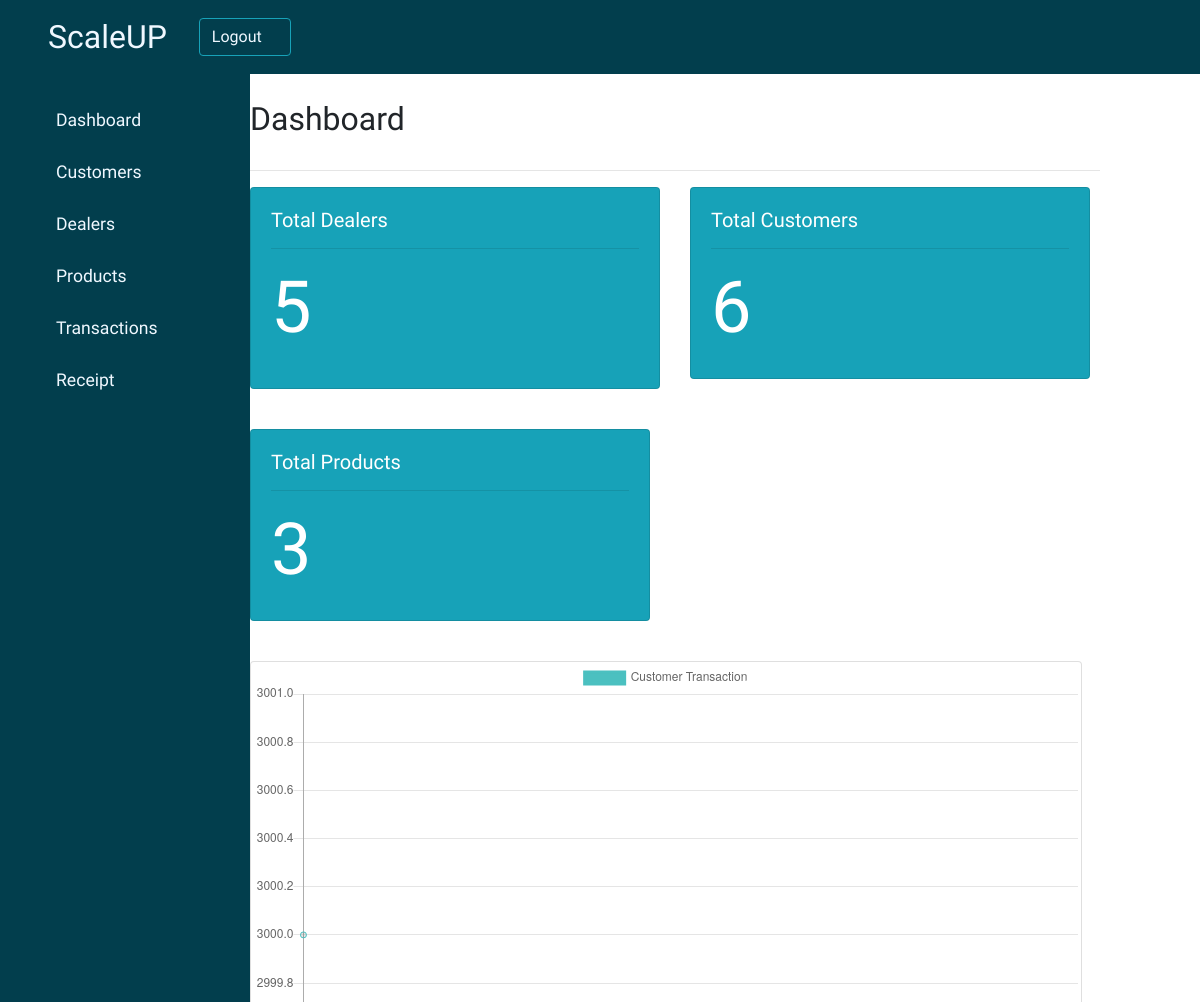
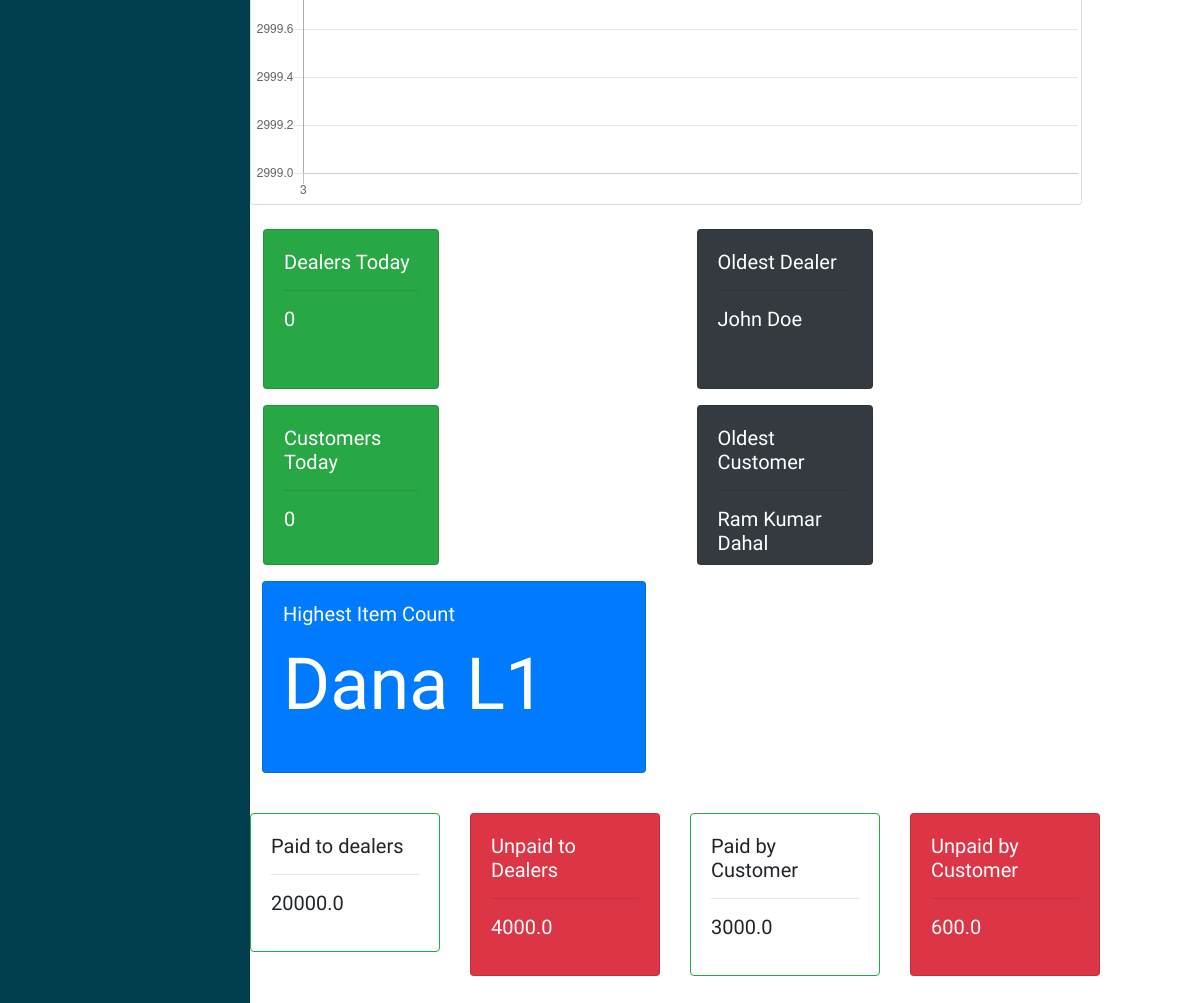
The app's page /dashboard/, older data (2 pictures, top to bottom).
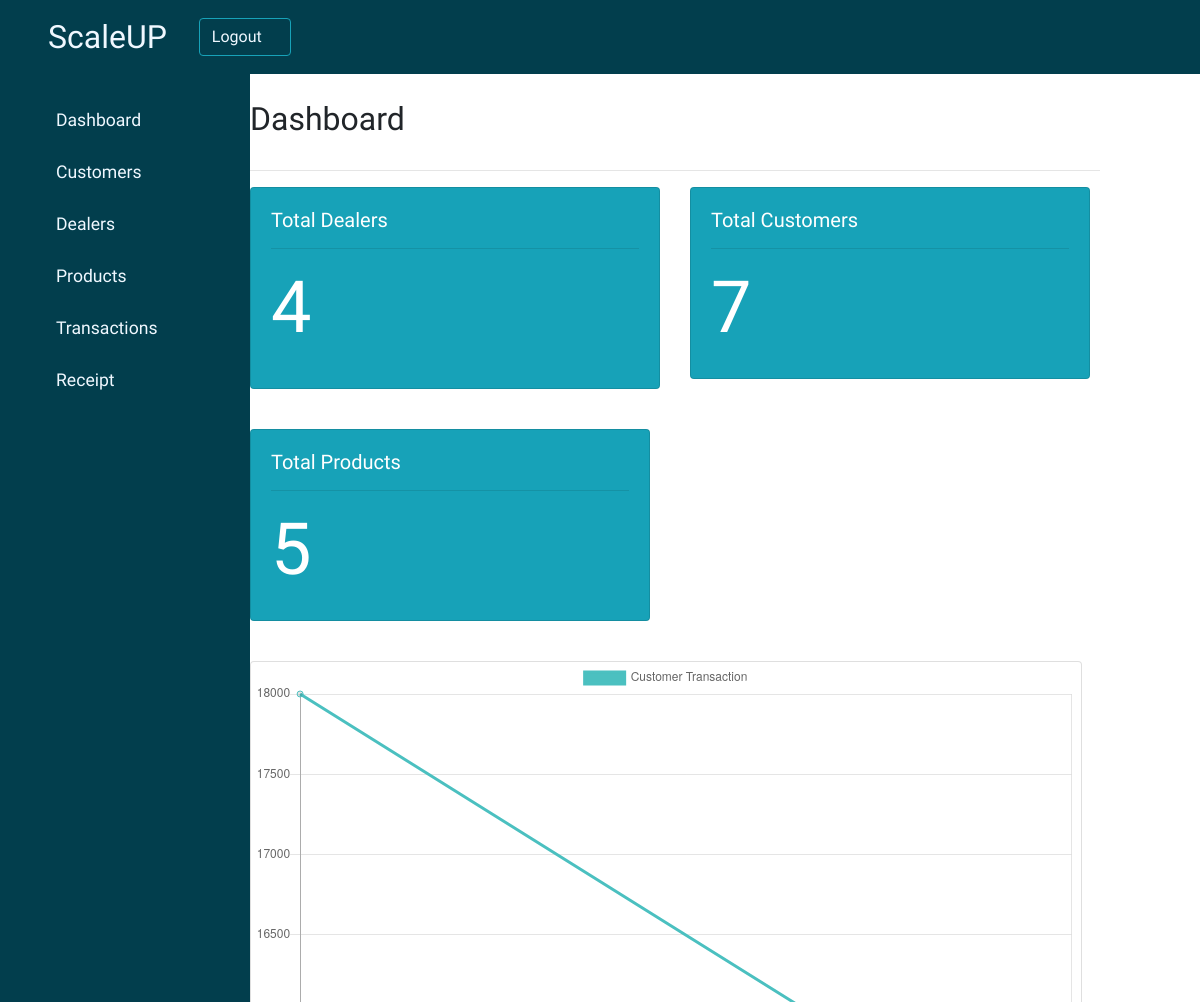
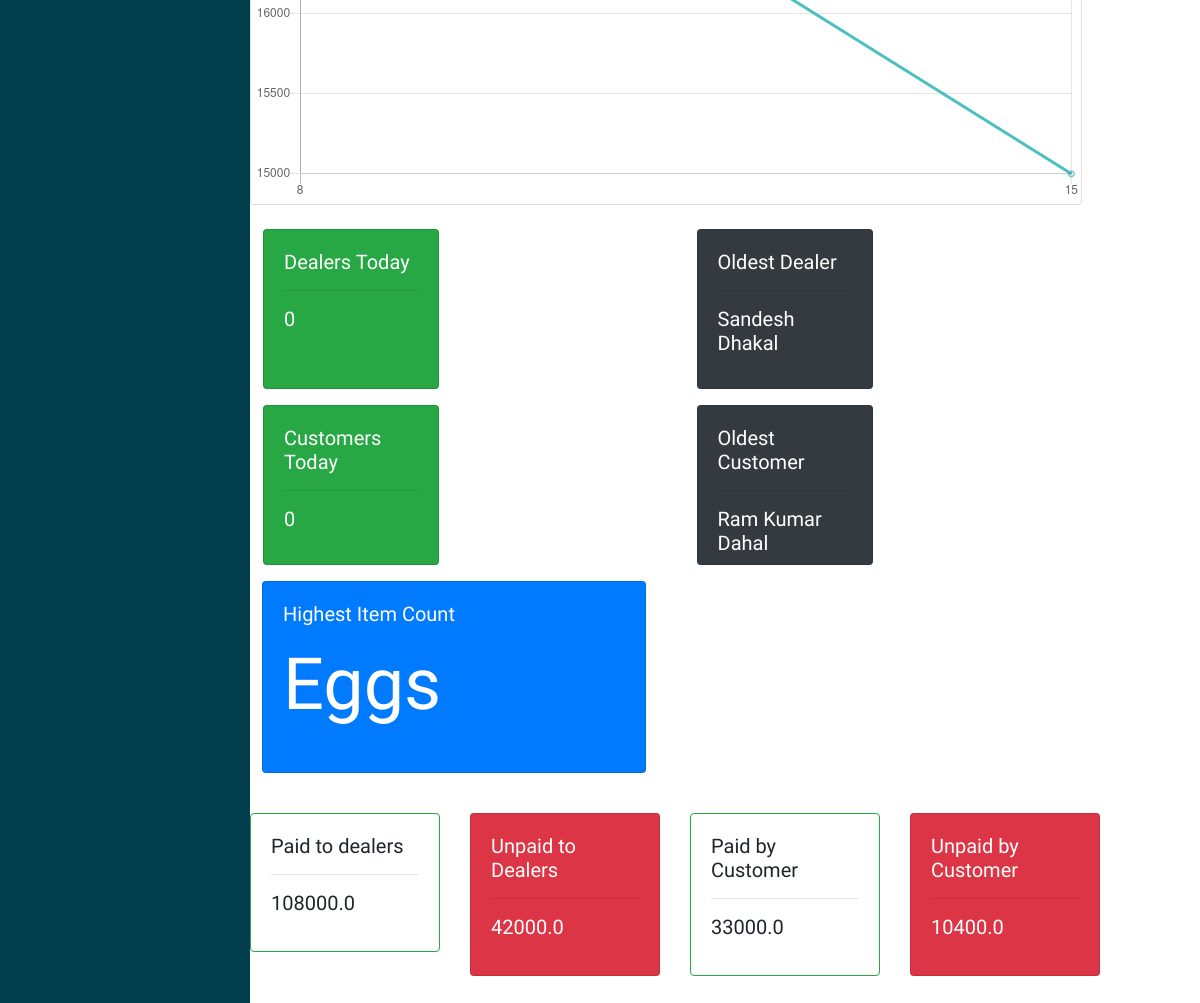
The same page, newer data (2 pictures, top to bottom).
### dealers/models.py (models this page shows)
class Dealers(models.Model):
    firstname = models.CharField(max_length=100)
    lastname = models.CharField(max_length=100)
    company = models.CharField(max_length=100)
    address = models.CharField(max_length=100)
    email_address = models.EmailField(max_length=254)
    phone = PhoneNumberField()
    added_date = models.DateField(blank=True)
    def __str__(self):
        return self.firstname

### productmanagement/models.py (models this page shows)
class Products(models.Model):
        item_name = models.CharField(max_length=50, blank=True, null=True)
        category = models.CharField(max_length=50, blank=True, null=True)
        quantity = models.IntegerField(default='0', blank=True, null=True)
        rate = models.FloatField(blank=False,null=False)
        amount = models.FloatField(blank=False,null=False)
        receive_quantity = models.IntegerField(default='0', blank=True, null=True)
        received_date = models.DateField(blank=True, null=True)
        expiry_date = models.DateField(blank=True, null=True)
        dealer = models.ManyToManyField(Dealers, blank=True, null=True)
        customer = models.ManyToManyField(Customer, blank=True, null=True)
        issue_quantity = models.IntegerField(default='0', blank=True, null=True)
        reorder_level = models.IntegerField(default='0', blank=True, null=True)
        last_updated = models.DateField(auto_now_add=False, auto_now=True)
        def __str__(self):
            return self.item_name

### CustomerManagement/views.py (the view)
# urls.py: path('dashboard/', views.dashboard, name="dashboard"),
def dashboard(request):
    dealers = Dealers.objects.all().count()
    customers = Customer.objects.all().count()
    products = Products.objects.order_by().values('item_name').distinct().count()
    recent_dealer = Dealers.objects.filter(added_date=date.today()).count()
    recent_customer = Customer.objects.filter(added_date=date.today()).count()
    oldest_dealer = Dealers.objects.earliest('added_date')
    oldest_customer = Customer.objects.earliest('added_date')
    top_product_list = CustomerTransaction.objects.filter().values('product').annotate(dcount=Count('product'))
    total_paid_dealer = DealerTransaction.objects.aggregate(Sum('paid_amount'))
    total_paid_customer = CustomerTransaction.objects.aggregate(Sum('paid_amount'))
    total_remaining_dealer = DealerTransaction.objects.aggregate(Sum('remaining_due'))
    total_remaining_customer = CustomerTransaction.objects.aggregate(Sum('remaining_due'))
    top_product=list(map(lambda x : x['product'], top_product_list))
    transaction_by_date = CustomerTransaction.objects.filter().values('product_id').annotate(data_sum=Sum('paid_amount'))
    date_dict = list(map(lambda x : x['product_id'], transaction_by_date))
    data_dict = list(map(lambda x : x['data_sum'], transaction_by_date))
    context={
        'dealers': dealers,
        'customers':customers,
        'products': products,
        'recent_dealer':recent_dealer,
        'recent_customer':recent_customer,
        'oldest_dealer':oldest_dealer,
        'oldest_customer':oldest_customer,
        'total_paid_dealer':total_paid_dealer,
        'total_paid_customer':total_paid_customer,
        'total_remaining_dealer':total_remaining_dealer,
        'total_remaining_customer':total_remaining_customer,
        'labels':date_dict,
        'data':data_dict,
        'top_product':Products.objects.get(id=top_product[0]),
    }
    return render(request, "customer_management/dashboard.htm", context)

### CustomerManagement/models.py (called while the page is built)
    def __str__(self):
        return self.firstname

### CustomerManagement/templates/customer_management/dashboard.htm (shortened to what the changed rows need)
{% extends "customer_management/base.htm"%}
{% block content %}
<div class="main-content" style="padding-left: 15%;">
    <header class="header">
        <div class="header-title">
            <h2>
                <label for="">
                    Dashboard
                </label>
            </h2>
        </div>
    </header>
    <div>
        <div class="row">
            <div class="col mb-4">
                <div class="card text-white bg-info mb-3" id="total-dealers" >
                    <div class="card-body">
                      <p class="card-text"><h1 class="display-3">{{dealers}}</h1></p>
                    </div>
                </div>
            </div>
            <div class="col mb-4">
                <div class="card text-white bg-info mb-3" id="total-customers" style="width: 25rem; height:12rem">
                    <div class="card-body">
                      <p class="card-text"><h1 class="display-3">{{customers}}</h1></p>
                    </div>
                </div>
            </div>
            <div class="col mb-4">
                <div class="card text-white bg-info mb-3" id="total-products" style="width: 25rem; height:12rem">
                    <div class="card-body">
                      <p class="card-text"><h1 class="display-3">{{products}}</h1></p>
                    </div>
                </div>
            </div>
        </div>
        <div class="row">
            <div class="col mb-4">
                <div class="card" style="width: 52rem; ">
                    <canvas id="line-chart" style="height:34rem"></canvas>
                </div>
            </div>
            <div class="col mb-4" style="padding-left: 28px;">
                <div class="row">
                    <div class="col">
                        <div class="card text-white bg-dark mb-3" id="new-dealer" style="width: 11rem; height:10rem">
                            <div class="card-body">
                              <p class="card-text"><h5 class="display-6">{{oldest_dealer}} {{oldest_dealer.lastname}}</h5></p>
                            </div>
                        </div>
                    </div>
                </div>
                <div class="row" style="padding-left:14px">
                    <div class="card text-white bg-primary mb-3" id="top-product" style="width: 24rem; height:12rem; ">
                        <div class="card-body">
                          <p class="card-text"><h1 class="display-3">{{top_product}}</h1></p>
                        </div>
                    </div>
                </div>
            </div>
            <script>
                const data = {
                    labels:{{labels}},
                    datasets: [{
                        label: 'Customer Transaction',
                        data: {{data}},
                        fill: false,
                        borderColor: 'rgb(75, 192, 192)',
                        tension: 0.1
                    }]
                };
                const config = {
                    type: 'line',
                    data: data,
                };
                window.onload = function() {
                  var ctx = document.getElementById('line-chart').getContext('2d');
                  window.myPie = new Chart(ctx, config);
                };
            </script>
        </div>
        <div class="row">
            <div class="col mb-4">
                <div >
                     <div class="row">
                        <div class="col mb-4">
                            <div class="card border-success mb-3" >
                                <div class="card-body">
                                  <p class="card-text"><h5 class="display-6">{{total_paid_dealer.paid_amount__sum}}</h5></p>
                                </div>
                            </div>
                        </div>
                        <div class="col mb-4">
                            <div class="card text-white bg-danger mb-3" >
                                <div class="card-body">
                                  <p class="card-text"><h5 class="display-6">{{total_remaining_dealer.remaining_due__sum}}</h5></p>                                </div>
                            </div>
                        </div>
                        <div class="col mb-4">
                            <div class="card border-success mb-3" >
                                <div class="card-body">
                                  <p class="card-text"><h5 class="display-6">{{total_paid_customer.paid_amount__sum}}</h5></p>
                                </div>
                            </div>
                         </div>
                         <div class="col mb-4">
                            <div class="card text-white bg-danger mb-3" >
                                <div class="card-body">
                                  <p class="card-text"><h5 class="display-6">{{total_remaining_customer.remaining_due__sum}}</h5></p>
                                </div>
                            </div>
                         </div>
                     </div>
                </div>
            </div>
        </div>
    </div>
</div>
{% endblock content %}

Row changes from the older to the newer data that the page shows:
removed Dealers: firstname "John", lastname "Doe"
removed Products: item_name "Dana L1"
now on this page (row unchanged): Dealers: firstname "Sandesh", lastname "Dhakal"
added Products: item_name "Eggs"
Text that changed along with them:
{{ dealers }}: "5" → "4"
{{ customers }}: "6" → "7"
{{ products }}: "3" → "5"
chart data {{ labels }}: [3] → [8, 15]
chart data {{ data }}: [3000.0] → [18000.0, 15000.0]
{{ total_paid_dealer.paid_amount__sum }}: "20000.0" → "108000.0"
{{ total_remaining_dealer.remaining_due__sum }}: "4000.0" → "42000.0"
{{ total_paid_customer.paid_amount__sum }}: "3000.0" → "33000.0"
{{ total_remaining_customer.remaining_due__sum }}: "600.0" → "10400.0"
